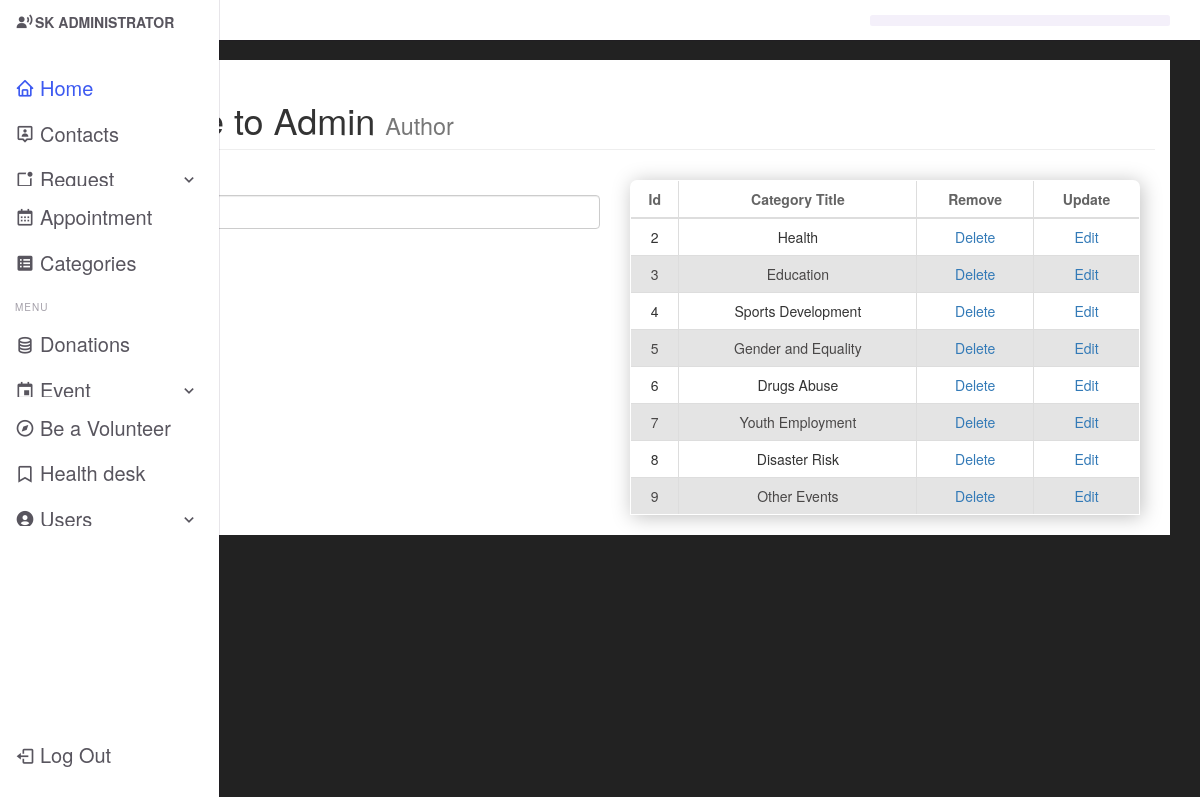
Page /admin/categories.php (signed in) on the committed database.
### tables this page shows
CREATE TABLE `categories` (
  `cat_id` int(15) NOT NULL,
  `cat_title` varchar(255) NOT NULL
);

### admin/categories.php (the view, shortened to what this page needs)
<?php include "includes/admin_header.php"; ?>
    <div id="" style="background-color:#fff;">
<?php include "includes/admin_navigation.php"; ?>
<div id=""  >
    <div class="container-fluid">
        <div class="row">
            <div class="col-lg-12">
                <h1 class="page-header">
                    Welcome to Admin
                    <small>Author</small>
                </h1>
                <div class="col-xs-6">
                    <form action="" method="post">
                      <div class="form-group">
                       <label for="cat-title"> Add Categories</label>
                            <input type="text" class="form-control" name="cat_title">
                        </div>
                        <div class="form-group">
                        </div>
                    </form>
                    <form action="" method="post">
                       <div class="form-group">
                       <label for="cat-title"> Edit Categories</label>
                        </div>
                        <div class="form-group">
                        </div>
                    </form>
                </div>
                <div class="col-xs-6">
                    <table class="table table-bordered table-hover">
                        <thead>
                            <tr>
                                <th>Id</th>
                                <th>Category Title</th>
                                <th>Remove</th>
                                <th>Update</th>
                            </tr>
                        </thead>
                            <tbody>
                  <?php
                      $query = "SELECT * FROM categories";
                    $select_categories = mysqli_query($connection,$query);
                        while($row = mysqli_fetch_assoc($select_categories)){
                        $cat_id = $row['cat_id'];
                        $cat_title = $row['cat_title'];
                        echo "<tr>";
                        echo "<td>{$cat_id}</td>";
                        echo "<td>{$cat_title}</td>";
                        echo "<td><a href='categories.php?delete={$cat_id}'>Delete</a></td>";
                        echo "<td><a href='categories.php?edit={$cat_id}'>Edit</a></td>";
                        echo "</tr>";
                     }
                  ?>
                            </tbody>
                    </table>
                </div>
            </div>
        </div>
    </div>
</div>
<?php include "includes/admin_footer.php"; ?>

### admin/css/admin.css (style rules this page uses)
:root { --header-height: 3.5rem; --nav-width: 219px; --first-color: #3d5af1 !important; --first-color-light: #F4F0FA; --title-color: #19181B; --text-color: #58555E; --text-color-light: #A5A1AA; --body-color: #F9F6FD; --container-color: #FFFFFF; --body-font: 'Poppins', sans-serif; --normal-font-size:1rem !important; --small-font-size: 2rem !important; --smaller-font-size: 1.4rem !important; --font-medium: 500; --font-semi-bold: 600; --z-fixed: 100; }
@media screen and (min-width: 1024px) { :root { --normal-font-size: 1rem; --small-font-size: .875rem; --smaller-font-size: .813rem; } }
a { text-decoration: none; }

### admin/css/sb-admin.css (style rules this page uses)
.table { margin-top: 1rem; max-width: 100%; width: 100%; border-collapse: collapse !important; font-size: 1rem; border-radius: 7px 7px 0 0; overflow: hidden; box-shadow: 2px 2px 20px rgba(0,0,0,0.25); }
.table th { background-color:#ffffff; color: rgb(100, 100, 100); }
.table thead tr { font-weight: normal; }
.table td , .table th { padding: 13px 12px; text-align: center; font-size: 1.4rem; }
.table tbody tr:nth-child(even) { background-color:#e4e4e4 ; font-weight:500; color: rgb(73, 71, 71); }
.table tbody tr { cursor: pointer; transition: all .2s ease-in; }

### rows in the picture
categories: cat_id "2", cat_title "Health"
categories: cat_id "3", cat_title "Education"
categories: cat_id "4", cat_title "Sports Development"
categories: cat_id "5", cat_title "Gender and Equality"
categories: cat_id "6", cat_title "Drugs Abuse"
categories: cat_id "7", cat_title "Youth Employment"
categories: cat_id "8", cat_title "Disaster Risk"
categories: cat_id "9", cat_title "Other Events"
